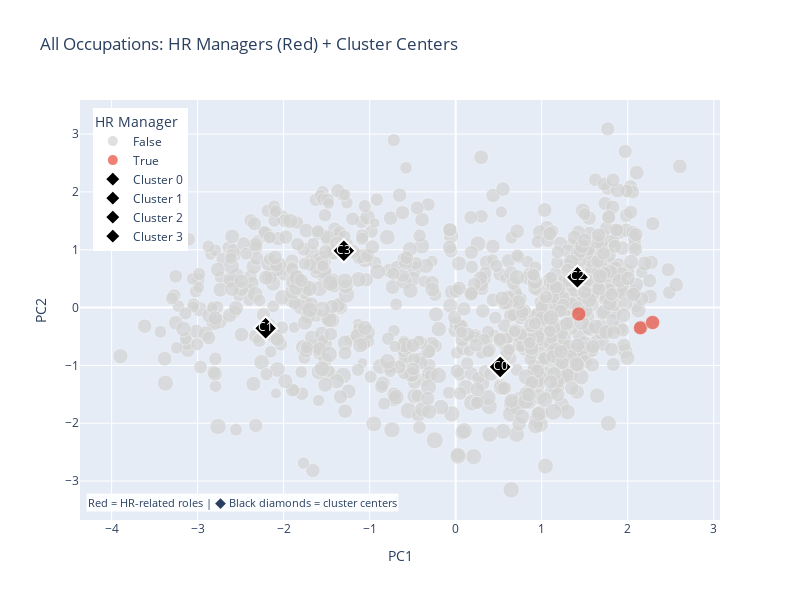

Notebook code cell kept with this figure:
### Code cell
from sklearn.cluster import KMeans
from sklearn.decomposition import PCA
from sklearn.preprocessing import StandardScaler
import plotly.express as px
import plotly.graph_objects as go
import pandas as pd
import numpy as np

df_flag['is_hr_manager'] = df_flag['title'].isin(hr_managers)

plot_data = pd.DataFrame({
    'PC1': X_pca[:, 0],
    'PC2': X_pca[:, 1],
    'cluster': df_flag['cluster'],
    'title': df_flag['title'],
    'automation': df_flag['automation'],
    'soft_score': df_flag['soft_score'],
    'tech_score': df_flag['tech_score'],
    'is_hr_manager': df_flag['is_hr_manager']
})

# Calculate cluster centroids (average lines)
cluster_centroids = plot_data.groupby('cluster')[['PC1', 'PC2']].mean().reset_index()

# Base scatter plot - GRAY points + RED HR
fig = px.scatter(plot_data, 
                 x='PC1', y='PC2', 
                 color='is_hr_manager',
                 color_discrete_map={False: 'lightgray', True: '#e74c3c'},
                 size='automation',
                 hover_data=['title', 'cluster', 'soft_score', 'tech_score'],
                 title="All Occupations: HR Managers (Red) + Cluster Centers",
                 labels={'is_hr_manager': ''},
                 size_max=12)

fig.update_traces(marker=dict(line=dict(width=0.5, color='white')))

# Add cluster center lines (black diamonds)
for cluster_id in sorted(cluster_centroids['cluster']):
    centroid = cluster_centroids[cluster_centroids['cluster'] == cluster_id]
    
    # Cluster center point
    fig.add_trace(go.Scatter(
        x=centroid['PC1'], y=centroid['PC2'],
        mode='markers+text',
        marker=dict(size=18, symbol='diamond', color='black', line=dict(width=2, color='white')),
        text=[f'C{cluster_id}'],
        textposition="middle center",
        textfont=dict(size=12, color='white'),
        name=f'Cluster {cluster_id}',
        showlegend=True,
        hovertemplate=f'<b>Cluster {cluster_id} Center</b><extra></extra>'
    ))

# Clean layout
fig.update_layout(
    legend=dict(title="HR Manager", x=0.02, y=0.98),
    annotations=[
        dict(text="Red = HR-related roles | ◆ Black diamonds = cluster centers", 
             x=0.01, y=0.02, xref="paper", yref="paper", showarrow=False,
             font=dict(size=11), bgcolor="rgba(255,255,255,0.9)")
    ],
    showlegend=True,
    width=800, height=600
)

fig.show()

# HR positioning in clusters
hr_in_clusters = df_flag[df_flag['is_hr_manager']].groupby('cluster').agg({
    'title': ['count', lambda x: ', '.join(x.unique())],
    'automation': 'mean',
    'soft_score': 'mean',
    'tech_score': 'mean'
}).round(3)
hr_in_clusters.columns = ['HR_count', 'HR_roles', 'automation', 'soft_score', 'tech_score']
print("\nHR Managers Position in Clusters:")
print(hr_in_clusters)

# Cluster summary
cluster_summary = df_flag.groupby('cluster').agg({
    'title': 'count',
    'automation': 'mean',
    'soft_score': 'mean',
    'tech_score': 'mean'
}).round(3).rename(columns={'Title': 'total_jobs'})
print("\nCluster Summary (All Jobs):")
print(cluster_summary)

### Figure 1 — Plotly figure (JSON) as saved in the notebook; plotly's stock layout.template omitted (floating-point values rounded to 4 significant figures; data arrays with more than 128 entries replaced by an {"elided": "..."} marker saying what was removed)
{"data": [{"customdata": {"elided": "891x4 mixed values"}, "hovertemplate": "=False<br>PC1=%{x}<br>PC2=%{y}<br>automation=%{marker.size}<br>title=%{customdata[0]}<br>cluster=%{customdata[1]}<br>soft_score=%{customdata[2]}<br>tech_score=%{customdata[3]}<extra></extra>", "legendgroup": "False", "marker": {"color": "lightgray", "line": {"color": "white", "width": 0.5}, "size": {"elided": "891 float values"}, "sizemode": "area", "sizeref": 0.02997, "symbol": "circle"}, "mode": "markers", "name": "False", "orientation": "v", "showlegend": true, "type": "scatter", "x": {"elided": "891 float values"}, "xaxis": "x", "y": {"elided": "891 float values"}, "yaxis": "y"}, {"customdata": [["Compensation and Benefits Managers", 2, 3.506, 2.188], ["Human Resources Managers", 2, 3.962, 2.077], ["Training and Development Managers", 2, 3.837, 2.175]], "hovertemplate": "=True<br>PC1=%{x}<br>PC2=%{y}<br>automation=%{marker.size}<br>title=%{customdata[0]}<br>cluster=%{customdata[1]}<br>soft_score=%{customdata[2]}<br>tech_score=%{customdata[3]}<extra></extra>", "legendgroup": "True", "marker": {"color": "#e74c3c", "line": {"color": "white", "width": 0.5}, "size": [2.955, 2.846, 3.0], "sizemode": "area", "sizeref": 0.02997, "symbol": "circle"}, "mode": "markers", "name": "True", "orientation": "v", "showlegend": true, "type": "scatter", "x": [1.431, 2.146, 2.289], "xaxis": "x", "y": [-0.1109, -0.351, -0.2581], "yaxis": "y"}, {"hovertemplate": "<b>Cluster 0 Center</b><extra></extra>", "marker": {"color": "black", "line": {"color": "white", "width": 2}, "size": 18, "symbol": "diamond"}, "mode": "markers+text", "name": "Cluster 0", "showlegend": true, "text": ["C0"], "textfont": {"color": "white", "size": 12}, "textposition": "middle center", "type": "scatter", "x": [0.5171], "y": [-1.026]}, {"hovertemplate": "<b>Cluster 1 Center</b><extra></extra>", "marker": {"color": "black", "line": {"color": "white", "width": 2}, "size": 18, "symbol": "diamond"}, "mode": "markers+text", "name": "Cluster 1", "showlegend": true, "text": ["C1"], "textfont": {"color": "white", "size": 12}, "textposition": "middle center", "type": "scatter", "x": [-2.209], "y": [-0.3563]}, {"hovertemplate": "<b>Cluster 2 Center</b><extra></extra>", "marker": {"color": "black", "line": {"color": "white", "width": 2}, "size": 18, "symbol": "diamond"}, "mode": "markers+text", "name": "Cluster 2", "showlegend": true, "text": ["C2"], "textfont": {"color": "white", "size": 12}, "textposition": "middle center", "type": "scatter", "x": [1.415], "y": [0.5257]}, {"hovertemplate": "<b>Cluster 3 Center</b><extra></extra>", "marker": {"color": "black", "line": {"color": "white", "width": 2}, "size": 18, "symbol": "diamond"}, "mode": "markers+text", "name": "Cluster 3", "showlegend": true, "text": ["C3"], "textfont": {"color": "white", "size": 12}, "textposition": "middle center", "type": "scatter", "x": [-1.3], "y": [0.9825]}], "layout": {"annotations": [{"bgcolor": "rgba(255,255,255,0.9)", "font": {"size": 11}, "showarrow": false, "text": "Red = HR-related roles | ◆ Black diamonds = cluster centers", "x": 0.01, "xref": "paper", "y": 0.02, "yref": "paper"}], "height": 600, "legend": {"itemsizing": "constant", "title": {"text": "HR Manager"}, "tracegroupgap": 0, "x": 0.02, "y": 0.98}, "showlegend": true, "title": {"text": "All Occupations: HR Managers (Red) + Cluster Centers"}, "width": 800, "xaxis": {"anchor": "y", "domain": [0, 1], "title": {"text": "PC1"}}, "yaxis": {"anchor": "x", "domain": [0, 1], "title": {"text": "PC2"}}}}
